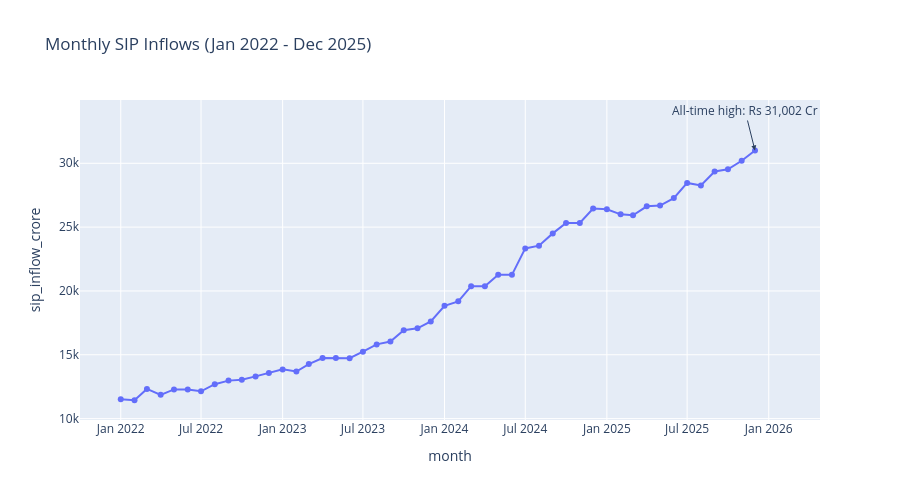

The notebook cell this image was saved under:
### Markdown cell above
## Chart 3-SIP Time series

### Code cell
sip = pd.read_csv(RAW / "04_monthly_sip_inflows.csv")
sip["month"] = pd.to_datetime(sip["month"])
fig = px.line(sip, x="month", y="sip_inflow_crore",
              title="Monthly SIP Inflows (Jan 2022 - Dec 2025)", markers=True)
peak = sip.loc[sip["sip_inflow_crore"].idxmax()]
fig.add_annotation(x=str(peak["month"].date()), y=peak["sip_inflow_crore"],
                   text=f"All-time high: Rs {peak['sip_inflow_crore']:,.0f} Cr",
                   showarrow=True, arrowhead=2, ay=-40)
fig.update_layout(height=500)
fig.write_image("../reports/charts/03_sip_trend.png")
fig.show()

### Figure 1 — Plotly figure (JSON) as saved in the notebook; plotly's stock layout.template omitted (floating-point values rounded to 4 significant figures)
{"data": [{"hovertemplate": "month=%{x}<br>sip_inflow_crore=%{y}<extra></extra>", "legendgroup": "", "line": {"color": "#636efa", "dash": "solid"}, "marker": {"symbol": "circle"}, "mode": "lines+markers", "name": "", "orientation": "v", "showlegend": false, "type": "scatter", "x": ["2022-01-01T00:00:00", "2022-02-01T00:00:00", "2022-03-01T00:00:00", "2022-04-01T00:00:00", "2022-05-01T00:00:00", "2022-06-01T00:00:00", "2022-07-01T00:00:00", "2022-08-01T00:00:00", "2022-09-01T00:00:00", "2022-10-01T00:00:00", "2022-11-01T00:00:00", "2022-12-01T00:00:00", "2023-01-01T00:00:00", "2023-02-01T00:00:00", "2023-03-01T00:00:00", "2023-04-01T00:00:00", "2023-05-01T00:00:00", "2023-06-01T00:00:00", "2023-07-01T00:00:00", "2023-08-01T00:00:00", "2023-09-01T00:00:00", "2023-10-01T00:00:00", "2023-11-01T00:00:00", "2023-12-01T00:00:00", "2024-01-01T00:00:00", "2024-02-01T00:00:00", "2024-03-01T00:00:00", "2024-04-01T00:00:00", "2024-05-01T00:00:00", "2024-06-01T00:00:00", "2024-07-01T00:00:00", "2024-08-01T00:00:00", "2024-09-01T00:00:00", "2024-10-01T00:00:00", "2024-11-01T00:00:00", "2024-12-01T00:00:00", "2025-01-01T00:00:00", "2025-02-01T00:00:00", "2025-03-01T00:00:00", "2025-04-01T00:00:00", "2025-05-01T00:00:00", "2025-06-01T00:00:00", "2025-07-01T00:00:00", "2025-08-01T00:00:00", "2025-09-01T00:00:00", "2025-10-01T00:00:00", "2025-11-01T00:00:00", "2025-12-01T00:00:00"], "xaxis": "x", "y": [11517, 11438, 12328, 11863, 12286, 12276, 12140, 12694, 12976, 13040, 13306, 13573, 13856, 13687, 14276, 14749, 14749, 14734, 15245, 15814, 16042, 16928, 17073, 17610, 18838, 19187, 20371, 20371, 21262, 21262, 23332, 23547, 24509, 25323, 25320, 26459, 26400, 25999, 25926, 26632, 26688, 27274, 28464, 28265, 29361, 29529, 30200, 31002], "yaxis": "y"}], "layout": {"annotations": [{"arrowhead": 2, "ay": -40, "showarrow": true, "text": "All-time high: Rs 31,002 Cr", "x": "2025-12-01", "y": 31002}], "height": 500, "legend": {"tracegroupgap": 0}, "title": {"text": "Monthly SIP Inflows (Jan 2022 - Dec 2025)"}, "xaxis": {"anchor": "y", "domain": [0, 1], "title": {"text": "month"}}, "yaxis": {"anchor": "x", "domain": [0, 1], "title": {"text": "sip_inflow_crore"}}}}
